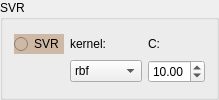
        <widget class="QGroupBox" name="groupBox_13">
         <property name="title">
          <string>SVR</string>
         </property>
         <layout class="QGridLayout" name="gridLayout_24">
          <item row="0" column="0">
           <layout class="QGridLayout" name="gridLayout_23">
            <item row="0" column="0">
             <widget class="QRadioButton" name="radioButton_gpc_2">
              <property name="toolTip">
               <string>Support Vector Machines</string>
              </property>
              <property name="styleSheet">
               <string notr="true">background-color: rgb(206, 185, 167);</string>
              </property>
              <property name="text">
               <string>SVR</string>
              </property>
              <attribute name="buttonGroup">
               <string notr="true">buttonGroup</string>
              </attribute>
             </widget>
            </item>
            <item row="0" column="1">
             <widget class="QLabel" name="label_7">
              <property name="toolTip">
               <string>Ядро, которое определяет тип нелинейности в модели. </string>
              </property>
              <property name="text">
               <string>kernel:</string>
              </property>
             </widget>
            </item>
            <item row="0" column="2">
             <widget class="QLabel" name="label_8">
              <property name="toolTip">
               <string>Параметр регуляризации. Он контролирует компромисс между подгонкой данных и регуляризацией. Меньшие значения C приводят к более сильной регуляризации, что может помочь уменьшить переобучение. Большие значения C уменьшают регуляризацию, что может привести к лучшему соответствию данным.</string>
              </property>
              <property name="text">
               <string>C:</string>
              </property>
             </widget>
            </item>
            <item row="1" column="1">
             <widget class="QComboBox" name="comboBox_svr_kernel">
              <property name="toolTip">
               <string>Ядро, которое определяет тип нелинейности в модели. </string>
              </property>
              <property name="currentIndex">
               <number>1</number>
              </property>
              <item>
               <property name="text">
                <string>poly</string>
               </property>
              </item>
              <item>
               <property name="text">
                <string>rbf</string>
               </property>
              </item>
              <item>
               <property name="text">
                <string>linear</string>
               </property>
              </item>
              <item>
               <property name="text">
                <string>sigmoid</string>
               </property>
              </item>
             </widget>
            </item>
            <item row="1" column="2">
             <widget class="QDoubleSpinBox" name="doubleSpinBox_svr_c">
              <property name="toolTip">
               <string>Параметр регуляризации. Он контролирует компромисс между подгонкой данных и регуляризацией. Меньшие значения C приводят к более сильной регуляризации, что может помочь уменьшить переобучение. Большие значения C уменьшают регуляризацию, что может привести к лучшему соответствию данным.</string>
              </property>
              <property name="minimum">
               <double>0.010000000000000</double>
              </property>
              <property name="value">
               <double>10.000000000000000</double>
              </property>
             </widget>
            </item>
           </layout>
          </item>
         </layout>
        </widget>
